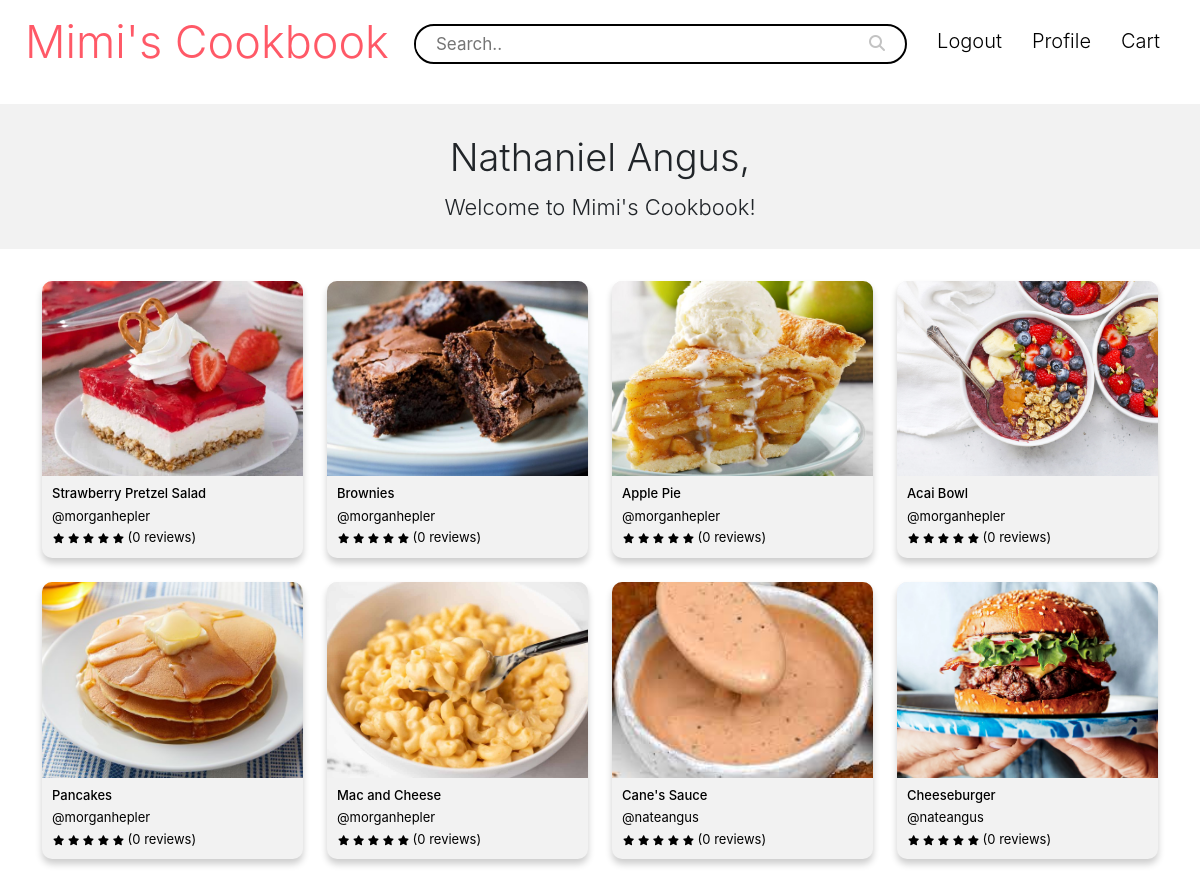
Page /search (signed in) on the committed database.
### app/models.py (models this page shows, shortened)
class User(db.Model, UserMixin):
    __tablename__ = 'user'
    id = db.Column(db.Integer, primary_key=True)
    email = db.Column(db.String(150), unique=True)
    password = db.Column(db.String(150))
    username = db.Column(db.String(150), unique=True)
    full_name = db.Column(db.String(150))
    profile_id = db.Column(db.Integer, db.ForeignKey('profile.id'))
    profile = db.relationship("Profile", backref="profile_id")

class Recipe(db.Model):
    __tablename__ = 'recipe'
    id = db.Column(db.Integer, primary_key=True)
    user_id = db.Column(db.Integer)
    username = db.Column(db.String(255))
    title = db.Column(db.String(255))
    time = db.Column(db.String(255))
    servings = db.Column(db.String(255))
    ingredients = db.Column(db.String(255))
    directions = db.Column(db.String(10000))
    photo_path = db.Column(db.String(255))

### app/views.py (the view)
@views.route('/search')
@login_required
def search():
    return render_template('search.html', user=current_user, recipes=Recipe.query.all())

### app/__init__.py (called while the page is built)
def create_app():
    app = Flask(__name__)
    app.config['SECRET_KEY'] = 'M2t3ir@ml@vK'
    app.config['SQLALCHEMY_DATABASE_URI'] = f'sqlite:///{DB_NAME}'
    db.init_app(app)
    from .views import views
    from .auth import auth
    app.register_blueprint(views, url_prefix='/')
    app.register_blueprint(auth, url_prefix='/')
    from .models import User
    with app.app_context():
        db.create_all()
    login_manager = LoginManager()
    login_manager.login_view = 'auth.login'
    login_manager.init_app(app)
    @login_manager.user_loader
    def load_user(id):
        return User.query.get(int(id))
    flask_change_password = ChangePassword(
        min_password_length=7, rules=dict(long_password_override=2))
    flask_change_password.init_app(app)
    return app

### app/templates/search.html (shortened to what this page needs)
{% extends "base.html" %} {% block title %}Mimi's Cookbook | Home{% endblock %}
{% block content %}
<div class="navbar">
  <a href="/search" class="logo-text-link">
    <div class="logo-text">Mimi's Cookbook</div>
  </a>
  <form class="searchbar">
    <input type="text" name="search" placeholder="Search.." />
    <button type="submit"><i class="fa fa-search"></i></button>
  </form>
  <div>
    <ul id="nav-links" class="nav-links">
      <li><a href="{{ url_for('auth.logout') }}">Logout</a></li>
      <li><a href="{{ url_for('views.profile') }}">Profile</a></li>
      <li><a href="">Cart</a></li>
    </ul>
  </div>
</div>
<div class="welcome-msg">
  {{user.full_name}},
  <p>Welcome to Mimi's Cookbook!</p>
</div>
<div class="homepage-recipes">
  <ul>
    {% for recipe in recipes %}
    <a href="{{ url_for('views.recipe_view', recipe_id=recipe.id) }}">
      <li>
        <img src="{{url_for('static', filename=recipe.photo_path)}}" alt="" />
        <h4>{{recipe.title}}</h4>
        <p>@{{recipe.username}}</p>
        <div class="recipe-stars">
          <i class="fas fa-star"></i>
          <i class="fas fa-star"></i>
          <i class="fas fa-star"></i>
          <i class="fas fa-star"></i>
          <i class="fas fa-star"></i>
          (0 reviews)
        </div>
      </li></a
    >
    {% endfor %}
  </ul>
</div>
{% endblock %}

### app/static/css/style.css (style rules this page uses)
* { box-sizing: border-box; font-family: -apple-system, BlinkMacSystemFont, "segoe ui", roboto, oxygen, ubuntu, cantarell, "fira sans", "droid sans", "helvetica neue", Arial, sans-serif; font-size: 16px; -webkit-font-smoothing: antialiased; -moz-osx-font-smoothing: grayscale; }
.navbar { display: flex; justify-content: space-between; width: 100%; z-index: 999; }
.logo-text { font-size: 45px; font-weight: 300; color: rgb(255, 89, 103); margin-left: 25px; }
.logo-text-link { text-decoration: none; }
.nav-links { display: flex; visibility: visible; margin-right: 25px; margin-top: 15px; margin-left: 5px; padding-left: 0px; }
.nav-links li { list-style: none; }
.nav-links a { font-size: 20px; font-weight: 350; display: block; color: black; text-decoration: none; padding: 3px; padding-left: 15px; padding-right: 15px; width: max-content; text-align: center; }
.searchbar { flex-grow: 1; height: 40px; border-radius: 20px; border: 2px solid black; margin-top: 5px; margin-right: 10px; margin-left: 25px; }
.searchbar input[type=text] { width: 90%; padding-left: 20px; font-size: 17px; border: none; border-radius: 20px; margin-top: 5px; }
.searchbar button { text-align: right; float: right; width: 10%; padding: 5px; padding-right: 20px; background: none; border-radius: 20px; color: rgb(195, 195, 195); border: none; cursor: pointer; }
.recipe-stars { font-size: 13px; padding: 0px 10px 10px 11px; text-overflow: ellipsis; white-space: nowrap; overflow: hidden; }
.recipe-stars i { font-size: 10px; }
.welcome-msg { text-align: center; background-color: rgb(242, 242, 242); margin: 20px 0px 20px 0px; padding: 25px; font-size: 38px; font-weight: 300; }
.welcome-msg p { margin: 0; font-size: 22px; padding-top: 5px; }
.homepage-recipes { margin-top: 20px; }
.homepage-recipes a { cursor: pointer; color: black; text-decoration: none; }
.homepage-recipes ul { list-style-type: none; display: inline-grid; grid-template-columns: repeat(auto-fill, minmax(15rem, 1fr)); padding: 0px 30px 30px 30px; }
.homepage-recipes li { text-align: left; margin: 12px; background-color: rgb(242, 242, 242); border-radius: 10px; box-shadow: 0px 5px 7px 0px rgba(0, 0, 0, 0.2); }
.homepage-recipes img { border-radius: 10px 10px 0px 0px; font-size: 13px; width: 100%; aspect-ratio: 4/ 3; object-fit: cover; font-display: block; }
.homepage-recipes h4 { font-size: 13px; padding: 10px 10px 5px 10px; margin-bottom: 0px; text-overflow: ellipsis; white-space: nowrap; overflow: hidden; }
.homepage-recipes p { font-size: 13px; padding: 0px 10px 2px 10px; margin-bottom: 0px; text-overflow: ellipsis; white-space: nowrap; overflow: hidden; }

### rows in the picture
User: full_name "Nathaniel Angus"
Recipe: photo_path (picture), title "Strawberry Pretzel Salad", username "morganhepler"
Recipe: photo_path (picture), title "Brownies", username "morganhepler"
Recipe: photo_path (picture), title "Apple Pie", username "morganhepler"
Recipe: photo_path (picture), title "Acai Bowl", username "morganhepler"
Recipe: photo_path (picture), title "Pancakes", username "morganhepler"
Recipe: photo_path (picture), title "Mac and Cheese", username "morganhepler"
Recipe: photo_path (picture), title "Cane's Sauce", username "nateangus"
Recipe: photo_path (picture), title "Cheeseburger", username "nateangus"
